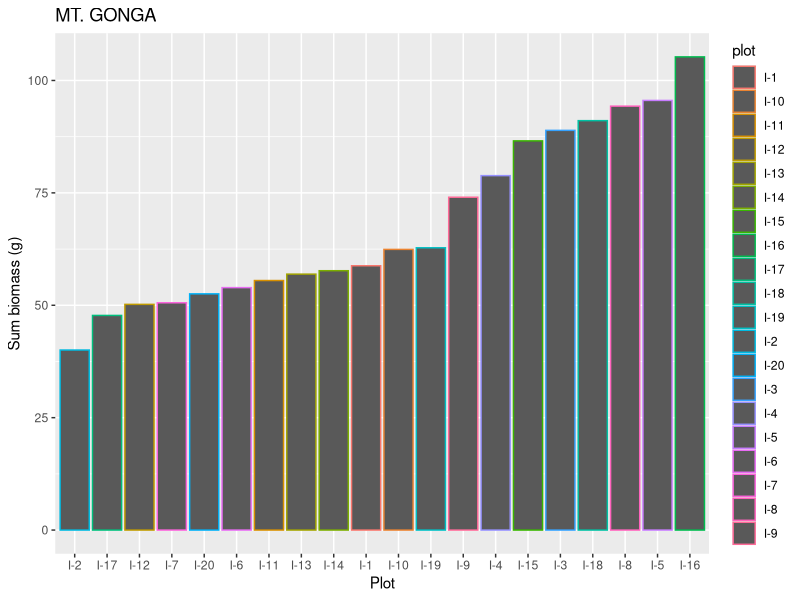

Write the R code that produced this figure.
####
#####
library(readxl)
library(tidyverse)
library(ggplot2)

#import data
biomass2015 <- read_excel("biomass2015.xls")
head(biomass2015)


# exclude irrelevant columns
biomass_clean <- biomass2015 %>%
  
  #selecting only relevant columns
  select(plot, production) %>%
  
  #excluding NA values
  filter(!is.na(production)) %>%
  
  #grouping by plot
  group_by(plot) %>%
  
  #getting sum by plot
  summarise(biomass_sum = sum(production))

view(biomass_clean)

biomass_clean$plot <- as.factor(biomass_clean$plot)


biomass_barplot <- (ggplot(biomass_clean,
                          aes(reorder(plot, biomass_sum), biomass_sum, colour = plot)) 
                    + geom_bar(stat = "identity")
                    + labs(title = "MT. GONGA", x = "Plot", y = "Sum biomass (g)"))

biomass_barplot
